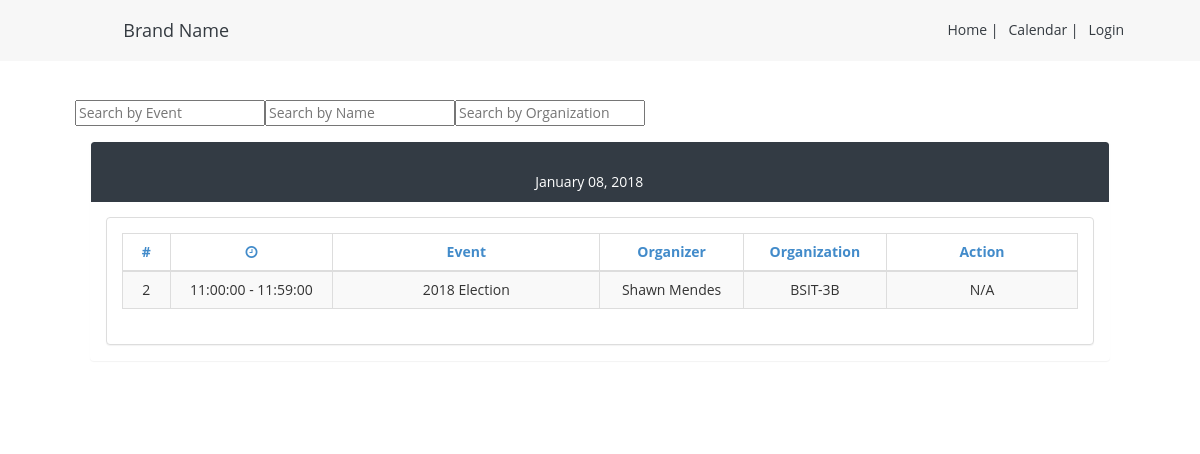
/event.php?date=2018-01-08, run on the app's committed database.
### tables this page shows
CREATE TABLE IF NOT EXISTS `tbl_event` (
  `eid` int(11) NOT NULL AUTO_INCREMENT,
  `event` varchar(100) DEFAULT NULL,
  `fname` varchar(100) DEFAULT NULL,
  `o_id` int(11) DEFAULT NULL,
  `org` varchar(100) DEFAULT NULL,
  `rdate` date DEFAULT NULL,
  `stime` time DEFAULT NULL,
  `etime` time DEFAULT NULL,
  PRIMARY KEY (`eid`)
);

### includes/function.php (called while the page is built, shortened)
<?php
    function confirm_logged_in() {
        if (isset($_SESSION['user'])) {
            return true;
        }else{
            return false;
        }
    }
?>

### public/event.php (the view, shortened to what this page needs)
<?php
    include("../includes/session.php");
    include("../includes/function.php");
    if(isset($_GET['date'])){
            $ddate = $_GET['date'];
        }
        $today = date_create($ddate);
        if(isset($_GET['order'])){
            $order = $_GET['order'];
        }else{
            $order = 'eid';
        }
        if(isset($_GET['sort'])){
            $sort = $_GET['sort'];
        }else{
            $sort = 'ASC';
        }
        $query = "SELECT * FROM tbl_event WHERE rdate='$ddate' ORDER BY $order $sort";
        $result = mysqli_query($connection, $query);
    if(isset($_POST['search'])){
        if(isset($_GET['toSearch'])){
            $toSearch = $_GET['toSearch'];
        }else{
            $toSearch = 'event';
        }
        $val = mysqli_real_escape_string($connection, $_POST['val']);
        $query = "SELECT * FROM tbl_event WHERE $toSearch regexp '$val'";
        $result = mysqli_query($connection, $query);
        if(!$result) {
          die("Database query failed." . mysqli_error($connection));
        }else{
          $rowcount=mysqli_num_rows($result);
        }
    }else{
        if(isset($_GET['date'])){
            $ddate = $_GET['date'];
        }
        $today = date_create($ddate);
        $query = "SELECT * FROM tbl_event  WHERE rdate='$ddate'";
        $result = mysqli_query($connection, $query);
        if(isset($_GET['order'])){
            $order = $_GET['order'];
        }else{
            $order = 'eid';
        }
        if(isset($_GET['sort'])){
            $sort = $_GET['sort'];
        }else{
            $sort = 'ASC';
        }
        $query = "SELECT * FROM tbl_event WHERE rdate='$ddate' ORDER BY $order $sort";
        $result = mysqli_query($connection, $query);
     }
?>
<!DOCTYPE html>
<html>
<head>
    <link href="../vendor/bootstrap/css/bootstrap.min.css" rel="stylesheet">
    <link href="../assets/css/bootstrap.css" rel="stylesheet" />
    <link href="../assets/css/font-awesome.css" rel="stylesheet" />
    <link href="../assets/css/custom-styles.css" rel="stylesheet" />
</head>
<body>
    <?php
        if (confirm_logged_in()) {
          include("../includes/nav-login.php");
        }else{
          include("../includes/nav.php");
        }
    ?>
    <div class="container p-5" style="margin-top: 70px;">
    <div class="col-md-12">
            <div class="" style="float: left;">
                <form action="../public/event.php?date=<?php echo $ddate; ?>&&toSearch=event" method="POST">
                    <input name="val" placeholder="Search by Event">
                </form>
            </div>
            <div class="" style="float: left;">
                <form action="../public/event.php?date=<?php echo $ddate; ?>&&toSearch=fname" method="POST">
                    <input name="val" placeholder="Search by Name">
                </form>
            </div>
            <div class="" style="float: left;">
                <form action="../public/event.php?date=<?php echo $ddate; ?>&&toSearch=event=org" method="POST">
                    <input name="val" placeholder="Search by Organization">
                </form>
            </div>
    </div>
    <div class="col-md-12">
        <div class="panel-body">
            <div class="panel-group" id="accordion">
                <div class="panel">
                    <div class="panel-heading p-5" style="background-color: #333b44;">
                        <span class="col-md-8 offset-5 text-white"><?php echo date_format($today, "F d, Y"); ?></span>
                    </div>
                    <div class="panel-body">
                        <div class="panel panel-default">
                         <div class="panel-body">
                            <div class="table-responsive">
                                <table class="table table-striped table-bordered table-hover" id="myTable">
                                        <thead>
                                            <tr>
                                                <?php $sort == 'DESC' ? $sort = 'ASC' : $sort = 'DESC'; ?>
                                                <th class="text-center" width="5%"><a href="?date=<?php echo $ddate; ?>&&order=eid&&sort=<?php echo $sort; ?>" style="text-decoration: none;">#</a></th>
                                                <th class="text-center" width="17%"><a href="?date=<?php echo $ddate; ?>&&order=stime&&sort=<?php echo $sort; ?>" style="text-decoration: none;"><i class="fa fa-clock-o"></i></a></th>
                                                <th class="text-center" width="28%"><a href="?date=<?php echo $ddate; ?>&&order=event&&sort=<?php echo $sort; ?>" style="text-decoration: none;">Event</a></th>
                                                <th class="text-center" width="15"><a href="?date=<?php echo $ddate; ?>&&order=fname&&sort=<?php echo $sort; ?>" style="text-decoration: none;">Organizer</a></th>
                                                <th class="text-center" width="15%"><a href="?date=<?php echo $ddate; ?>&&order=org&&sort=<?php echo $sort; ?>" style="text-decoration: none;">Organization</a></th>
                                                <th class="text-center" width="20%"><a href="" style="text-decoration: none;">Action</a></th>
                                            </tr>
                                        </thead>
                                        <tbody class="text-center">
                                            <?php
                                                while($row=mysqli_fetch_assoc($result)){
                                                    $id = $row['eid'];
                                                    $event = $row['event'];
                                                    $fname = $row['fname'];
                                                    $org = $row['org'];
                                                    $stime = $row['stime'];
                                                    $etime = $row['etime'];
                                                    echo "<tr>
                                                        <td>".$id."</td>
                                                        <td>".$stime ." - " . $etime."</td>
                                                        <td>".$event."</td>
                                                        <td>".$fname."</td>
                                                        <td>".$org."</td> ";
                                                     if (confirm_logged_in()) {
                                                        echo "<td class=\"text-white\">
                                                            <a href=\"../public/view.php?id=$id&date=$ddate\" class=\"btn btn-circle btn-primary\" type=\"button\" style=\"text-decoration: none;\">View</a>
                                                            <a href=\"../public/edit.php?id=$id&date=$ddate\" class=\"btn btn-circle btn-success\" type=\"button\" style=\"text-decoration: none;\" >Edit</a>
                                                            <a href=\"?idnum=$id&date=$ddate\" class=\"btn btn-circle btn-danger\" type=\"button\" style=\"text-decoration: none;\" name=\"delete\">Delete</a>
                                                            </td>";
                                                    }else{
                                                        echo "<td>N/A</td>";
                                                    }
                                                }
                                        ?>
                                        </tbody>
                            </table>
                        </div>
                    </div>
                </div>
            </div>
        </div>
    </div>
    </div>
  </div>
</body>
</html>

### assets/css/custom-styles.css (style rules this page uses)
body { font-family: 'Open Sans', sans-serif; }
.text-center { text-align:center; }

### data on the page
tbl_event: eid "2", stime "11:00:00", etime "11:59:00", event "2018 Election", fname "Shawn Mendes", org "BSIT-3B"

### other printed values
date_format($today, "F d, Y") "January 08, 2018"
